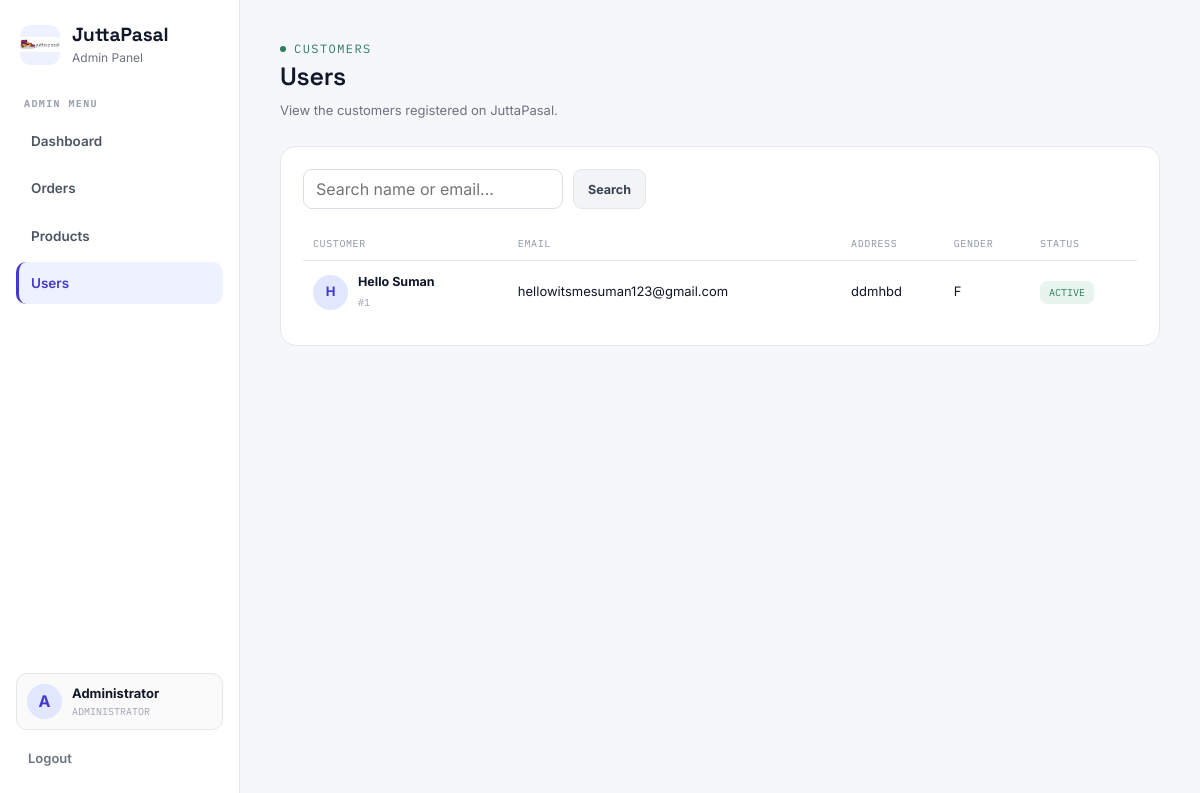
/admin/users.php, run on the app's committed database.
### tables this page shows
CREATE TABLE Users (
    ID INT(11) NOT NULL AUTO_INCREMENT,
    First_Name VARCHAR(255) NOT NULL,
    Last_Name VARCHAR(255) NOT NULL,
    Date_of_Birth DATE NOT NULL,
    Gender ENUM('M','F') NOT NULL,
    Address VARCHAR(255) NOT NULL,
    Email VARCHAR(255) NOT NULL,
    Password VARCHAR(255) NOT NULL,
    Role ENUM('user','admin') NOT NULL DEFAULT 'user',
    Status ENUM('active','blocked') NOT NULL DEFAULT 'active',

    PRIMARY KEY (ID),
    UNIQUE KEY Email (Email)
);

### admin/connection.php (called while the page is built, shortened)
<?php
function h($value) { return htmlspecialchars((string)$value, ENT_QUOTES, 'UTF-8'); }

### admin/users.php (the view)
<?php
require_once 'connection.php';
$active='users';$q=trim($_GET['q']??'');$users=[];$sql="SELECT ID,First_Name,Last_Name,Email,Address,Gender,Status,Role FROM Users WHERE Role='user'";$st=null;if($q!==''){$sql.=" AND (First_Name LIKE ? OR Last_Name LIKE ? OR Email LIKE ?)";$st=mysqli_prepare($con,$sql);$like="%$q%";mysqli_stmt_bind_param($st,'sss',$like,$like,$like);}else{$st=mysqli_prepare($con,$sql);}mysqli_stmt_execute($st);$rs=mysqli_stmt_get_result($st);while($u=mysqli_fetch_assoc($rs))$users[]=$u;
?><!doctype html><html><head><meta charset="utf-8"><meta name="viewport" content="width=device-width,initial-scale=1"><title>Users — JuttaPasal</title><link rel="stylesheet" href="style.css"></head><body><?php include 'admin_sidebar.php'; ?><main class="admin-main"><div class="admin-topbar"><div><div class="eyebrow"><span class="dot"></span>CUSTOMERS</div><h1>Users</h1><p>View the customers registered on JuttaPasal.</p></div></div><div class="jp-panel"><form class="jp-toolbar"><input class="jp-input" name="q" value="<?=h($q)?>" placeholder="Search name or email..."><button class="btn-jp secondary" type="submit"><?=icon('search')?> Search</button></form><div style="overflow-x:auto"><table class="jp-table"><thead><tr><th>Customer</th><th>Email</th><th>Address</th><th>Gender</th><th>Status</th></tr></thead><tbody><?php if(!$users):?><tr><td colspan="5" class="jp-empty">No customers found.</td></tr><?php else:foreach($users as $u):?><tr><td><div class="shoe-cell"><div class="admin-avatar"><?=h(strtoupper(substr($u['First_Name'],0,1)))?></div><div><b><?=h($u['First_Name'].' '.$u['Last_Name'])?></b><span>#<?=h($u['ID'])?></span></div></div></td><td><?=h($u['Email'])?></td><td><?=h($u['Address'])?></td><td><?=h($u['Gender'])?></td><td><span class="status-pill <?=$u['Status']==='active'?'status-delivered':'status-cancelled'?>"><?=h($u['Status'])?></span></td></tr><?php endforeach;endif;?></tbody></table></div></div></main></body></html>

### admin/style.css (style rules this page uses)
:root { --bg:#F1F3F5; --bg-alt:#E7EAEE; --panel:#FFFFFF; --ink:#0F1729; --ink-soft:#5B6579; --line:#D8DEE6; --line-soft:#E4E8ED; --green:#2E7D5B; --green-soft:#E4F0EA; --amber:#E8873A; --amber-soft:#FCEADB; --cyan:#2FA8B3; --cyan-soft:#E1F2F3; --red:#C0392B; --red-soft:#FBE7E4; --blue:#2A5FBD; --blue-soft:#E7EEFB; --dark:#10131A; --dark-panel:#171B24; --dark-line:#2A2F3A; --radius:14px; --font-display:'Space Grotesk',sans-serif; --font-body:'Inter',sans-serif; --font-mono:'IBM Plex Mono',monospace; --shadow-md:0 8px 24px rgba(15,23,41,.08); --shadow-lg:0 20px 50px rgba(15,23,41,.14); }
* { box-sizing:border-box;margin:0;padding:0; }
body { background:var(--bg);color:var(--ink);font-family:var(--font-body);line-height:1.5;-webkit-font-smoothing:antialiased; }
button,input,select,textarea { font-family:inherit;font-size:inherit; }
h1,h2,h3,h4 { font-family:var(--font-display);letter-spacing:-.01em;font-weight:600; }
.eyebrow { font-family:var(--font-mono);font-size:12px;letter-spacing:.12em;text-transform:uppercase;color:var(--green);display:inline-flex;align-items:center;gap:8px; }
.eyebrow .dot { width:6px;height:6px;border-radius:50%;background:var(--green);animation:blink 1.6s infinite; }
main { margin-left:230px; }
:root { --deal:#FF5C35; --deal-soft:#FFE7DF; --blue-strong:#1D5FE0; }
:root { --jp-blue:#4338ca;--jp-blue-soft:#eef2ff;--jp-sidebar:#fff;--jp-border:#e5e7eb; }
body { background:#f5f7fb; }
.admin-avatar { width:35px;height:35px;border-radius:50%;background:#e0e7ff;color:#4338ca;display:flex;align-items:center;justify-content:center;font-weight:700 }
.admin-main { margin-left:240px;min-height:100vh;padding:34px 40px }
.admin-topbar { display:flex;align-items:flex-end;justify-content:space-between;gap:16px;margin-bottom:26px }
.admin-topbar h1 { font-size:25px;margin:0 }
.admin-topbar p { color:#6b7280;font-size:13px;margin:5px 0 0 }
.jp-panel { background:#fff;border:1px solid #e5e7eb;border-radius:16px;padding:22px;margin-bottom:20px }
.jp-table { width:100%;border-collapse:collapse;font-size:13px }
.jp-table th { font:10px var(--font-mono);text-align:left;text-transform:uppercase;letter-spacing:.06em;color:#8b95a7;padding:10px;border-bottom:1px solid #e5e7eb }
.jp-table td { padding:12px 10px;border-bottom:1px solid #eef0f3;vertical-align:middle }
.jp-table tr:last-child td { border-bottom:0 }
.shoe-cell { display:flex;align-items:center;gap:10px }
.shoe-cell b { display:block;font-size:12.5px }
.shoe-cell span { font:10px var(--font-mono);color:#9ca3af }
.status-pill { display:inline-flex;padding:5px 9px;border-radius:7px;font:10px var(--font-mono);text-transform:uppercase }
.status-delivered { background:#e8f5ee;color:#2e7d5b }
.jp-toolbar { display:flex;gap:10px;flex-wrap:wrap;margin-bottom:18px }
.jp-input,.jp-select { height:40px;border:1px solid #d8dee6;border-radius:9px;padding:0 12px;background:#fff;color:#111827;outline:none }
.jp-toolbar .jp-input { min-width:240px }
.btn-jp { display:inline-flex;align-items:center;justify-content:center;gap:7px;padding:9px 14px;border:0;border-radius:9px;background:#4338ca;color:#fff;font-weight:700;font-size:12.5px;cursor:pointer;text-decoration:none }
.btn-jp.secondary { background:#f3f4f6;color:#374151;border:1px solid #e5e7eb }

### data on the page
users: First_Name "H", First_Name+Last_Name "Hello Suman", ID "1", Email "hellowitsmesuman123@gmail.com", Address "ddmhbd", Gender "F", Status "ACTIVE"

### other printed values
substr($adminName,0,1) "A"
$adminName "Administrator"
